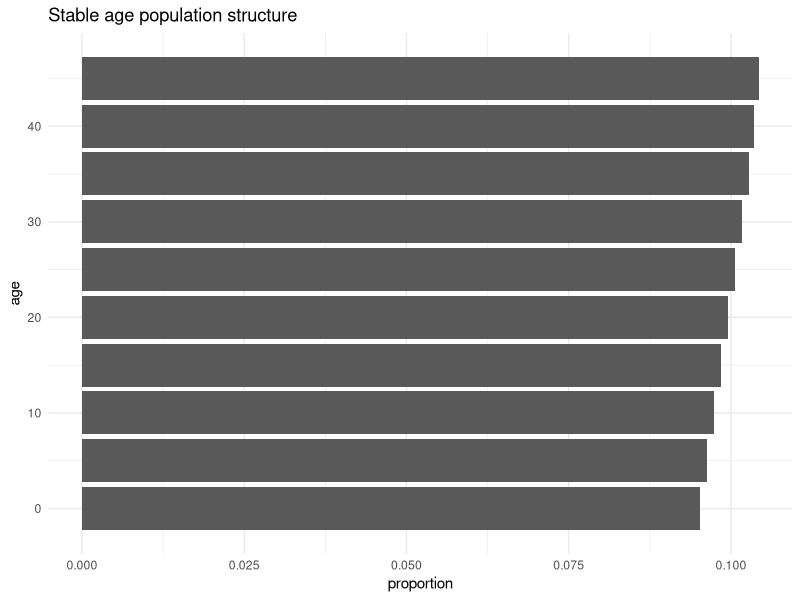
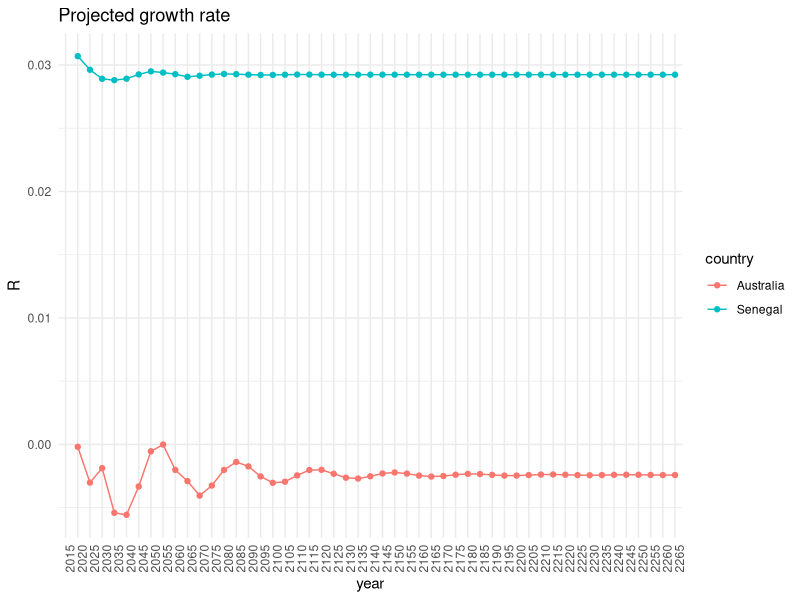
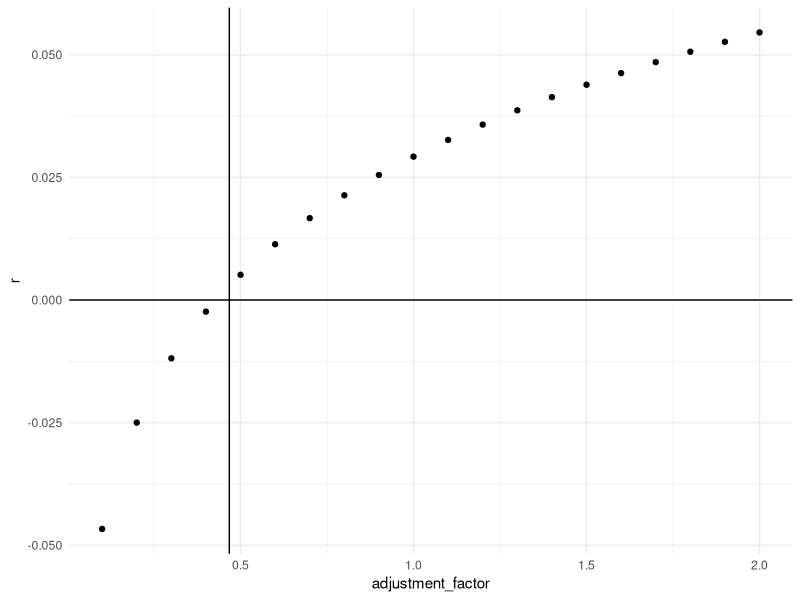
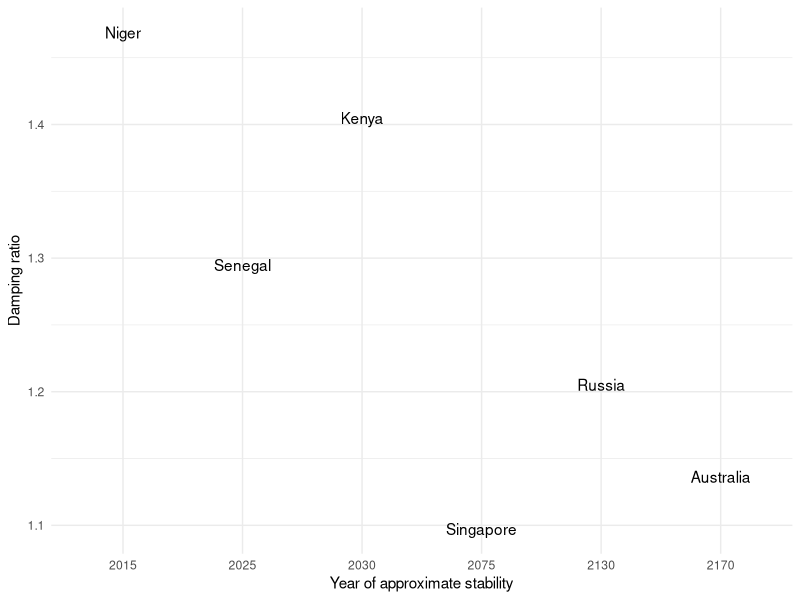

Generate these figures, in order, with R:
## ---- chunk 1
# run this chunk first!
knitr::opts_chunk$set(echo = TRUE)
library(tidyverse)

theme_set(theme_minimal())
## ---- chunk 2
d <- read_csv("../bfdw_projection_data.csv") %>%
  # let's quickly repeat a few calculations that we made in Lab 1
         # change the radix to 1
  mutate(nLx = nLx/10^5, 
         # make fertility rates per woman, instead of per 1000 women
         nFx = nFx/1000) %>%
  group_by(country) %>%
         # calculate the fraction of the population in each age group
  mutate(nCx = nKx/sum(nKx)) %>%
  ungroup()
## ---- chunk 3
## function to define Leslie matrix, based on nLx and nFx values
leslie <- function(nLx,
                   nFx, 
                   n_age_groups=10,
                   ffab = 0.4886){
  L = matrix(0, nrow = n_age_groups, ncol = n_age_groups)
  L[1,] = ffab * nLx[1]*(nFx[1:n_age_groups]+nFx[2:(n_age_groups+1)]*nLx[2:(n_age_groups+1)]/nLx[1:n_age_groups])/2 # top row 
  diag(L[2:n_age_groups,1:(n_age_groups-1)]) = nLx[2:n_age_groups] / nLx[1:(n_age_groups-1)] # subdiagonal
  return(L)
}
## ---- chunk 4
# summarize the code we developed above in a function
project_population <- function(n_age_groups = 10,
                               n_projections = 50,
                               # the starting population
                               initial_pop,
                               # the Leslie matrix
                               L) {
  
  # define population matrix K
  K <- matrix(0, nrow = n_age_groups, ncol = n_projections+1)
  K[,1] <- initial_pop[1:n_age_groups]
  
  # do the projection!
  for(i in 2:(n_projections+1)){
    K[,i] <- L%*%K[,i-1] 
  }
  
  # get K in a form that's easier to ggplot
  # make into a dataframe, name columns as years and add an age column
  Kdf <- as.data.frame(K)
  colnames(Kdf) <- seq(from = 2015, to = (2015+n_projections*5), by = 5)
  Kdf <- cbind(age = seq(from = 0, to = 45, by = 5), Kdf)
  
  # get in long format and then add proportion of population in each age group
  Klong <- Kdf %>% 
    gather(year, population, -age) %>%
    group_by(year) %>%
    mutate(proportion = population/sum(population), 
           age = as.factor(age))
  
  # summarize the projection with total population and growth rate
  tot_pop <- Klong %>% 
    group_by(year) %>%
    summarise(pop = sum(population)) %>%
    # this applies the formula for R that we derived above
    mutate(R = c(NA, log(pop[2:n()]/pop[1:(n()-1)])/5))

  return(list(projection = Klong,
              tot_pop = tot_pop))
}
## ---- chunk 5
LAA <- leslie(nLx = d$nLx[d$country=="Australia"], 
              nFx = d$nFx[d$country=="Australia"])
LAA
## ---- chunk 6
eigen.AA <- eigen(LAA)
eigen.AA
## ---- chunk 7
# minor detail, safe to ignore:
# Re(...) takes the real part of the eigenvalue. We know this eigenvalue will be real,
# but other eigenvalues may be complex, so eigen() gives us a complex number 
r.AA <- log(Re(eigen.AA$values[1]))/5
r.AA
## ---- chunk 8
# minor detail, safe to ignore:
# Re(...) takes the real part of the eigenvector values. We know this eigenvector will have all real entries,
# but other eigenvectors may have complex-valued entries, so the matrix has complex numbers.
k.AA <- Re(eigen.AA$vectors[,1]/sum(eigen.AA$vectors[,1]))
k.AA
## ---- chunk 9
proj_AA <- project_population(initial_pop = d$nKx[d$country == 'Australia'],
                              L =  LAA)
## ---- chunk 10
# compare stable population rate and rate at end of projection period
cbind(stable = r.AA,  proj = proj_AA$tot_pop$R[nrow(proj_AA$tot_pop)])

# compare stable population age distribution and age distribution at end of projection period
cbind(stable = k.AA, proj = proj_AA$projection$proportion[proj_AA$projection$year==(2015+50*5)])

## ---- chunk 11
ages <- seq(0, 45, by = 5)
ggplot(data = data.frame(age = ages, proportion = k.AA), aes(x = age, y = proportion))+
  geom_bar(stat = 'identity')+
  coord_flip()+
  ggtitle("Stable age population structure")
## ---- chunk 12
LSS <- leslie(nLx = d$nLx[d$country=="Senegal"], 
              nFx = d$nFx[d$country=="Senegal"])

proj_SS <- project_population(initial_pop = d$nKx[d$country == 'Senegal'],
                              L =  LSS)

LSS
## ---- chunk 13
eigen.SS <- eigen(LSS)
eigen.SS
## ---- chunk 14
compare_r_trajectory <- bind_rows(tibble(year = proj_AA$tot_pop$year,
                                         R = proj_AA$tot_pop$R,
                                         country = 'Australia',
                                         stable_r = log(Re(eigen.AA$values[1]))/5),
                                  tibble(year = proj_SS$tot_pop$year,
                                         R = proj_SS$tot_pop$R,
                                         country = 'Senegal',
                                         stable_r = log(Re(eigen.SS$values[1]))/5))
compare_r_trajectory
## ---- chunk 15
compare_r_trajectory %>%
  ggplot(aes(x=year, y=R, color=country, group=country)) +
  geom_point() + geom_line() +
  theme(axis.text.x = element_text(angle = 90, hjust = 1))+
  ggtitle("Projected growth rate")
## ---- chunk 16
damping_ratio <- function(eigen.output) {
  return(Re(eigen.output$values[1]) / Mod(eigen.output$values[2]))  
}
rho.AA <- damping_ratio(eigen.AA)
rho.SS <- damping_ratio(eigen.SS)

glue::glue("
           Damping ratio for Australia: {rho.AA}
           Damping ratio for Senegal: {rho.SS}
           ")
## ---- chunk 17

fert_adjustment_factors <- seq(from=0.1, to=2, by=.1) 

adjusted_r <- tibble(adjustment_factor = fert_adjustment_factors,
                     r = NA)

for(i in 1:length(fert_adjustment_factors)) {
  
  kappa <- fert_adjustment_factors[i]

  # Leslie matrix constructed from fertility rates scaled
  # by a factor kappa 
  LSSprime <- leslie(nLx = d$nLx[d$country=="Senegal"], 
                     nFx = kappa * d$nFx[d$country=="Senegal"])
  
  # what is the growth rate for this set of fertility rates?
  LSSprime_r <- log(Re(eigen(LSSprime)$values[1]))/5
  
  adjusted_r[i,'r'] <- LSSprime_r

}

# this plot makes it look like multiplying the fertility rates by about
# 0.4 would produce a stationary population (i.e., instrinsic growth rate r=0)

adjusted_r %>%
  ggplot(.) +
  geom_point(aes(x = adjustment_factor, y=r)) +
  geom_hline(yintercept = 0) +
  geom_vline(xintercept = (1/2.1388976 ))
## ---- chunk 18
# we calculated this in lab 1
nrr_senegal <- 2.1388976 

# set fraction female at birth to be 0.4886
ffab <- 0.4486

LSSprime <- leslie(nLx = d$nLx[d$country=="Senegal"], 
                   nFx = (1/nrr_senegal) * d$nFx[d$country=="Senegal"])

# what is the growth rate for this set of fertility rates?
LSSprime_r <- log(Re(eigen(LSSprime)$values[1]))/5
LSSprime_r
## ---- chunk 19
LKK <- leslie(nLx = d$nLx[d$country=="Kenya"], 
              nFx = d$nFx[d$country=="Kenya"])
LNN <- leslie(nLx = d$nLx[d$country=="Niger"], 
              nFx = d$nFx[d$country=="Niger"])
LRR <- leslie(nLx = d$nLx[d$country=="Russia"], 
              nFx = d$nFx[d$country=="Russia"])
# we already used 'S' for Senegal, so we'll use 'P' for Singapore
LPP <- leslie(nLx = d$nLx[d$country=="Singapore"], 
              nFx = d$nFx[d$country=="Singapore"])

rho.KK <- damping_ratio(eigen(LKK))
rho.NN <- damping_ratio(eigen(LNN))
rho.RR <- damping_ratio(eigen(LRR))
rho.PP <- damping_ratio(eigen(LPP))

glue::glue("
           Damping ratio for Australia: {rho.AA}
           Damping ratio for Senegal:   {rho.SS}
           Damping ratio for Kenya:     {rho.KK}
           Damping ratio for Niger:     {rho.NN}
           Damping ratio for Russia:    {rho.RR}
           Damping ratio for Singapore: {rho.PP}
           ")
## ---- chunk 20
proj_SS <- project_population(initial_pop = d$nKx[d$country == 'Senegal'],
                              L =  LSS)
proj_KK <- project_population(initial_pop = d$nKx[d$country == 'Kenya'],
                              L =  LKK)
proj_NN <- project_population(initial_pop = d$nKx[d$country == 'Niger'],
                              L =  LNN)
proj_RR <- project_population(initial_pop = d$nKx[d$country == 'Russia'],
                              L =  LRR)
proj_PP <- project_population(initial_pop = d$nKx[d$country == 'Singapore'],
                              L =  LPP)
## ---- chunk 21
r_away_from_stable <- function(initial_pop,
                               L,
                               # we'll use a tolerance of 5 percent
                               tol=0.05) {
  
  
  proj <- project_population(initial_pop=initial_pop, 
                             L=L)
  eigen_out <- eigen(L)
  
  # this assumes a time-step of 5 years
  stable_r <- log(Re(eigen_out$values[1]))/5
  
  # for each time step, calculate whether or not we are within tolerance of stable intrinsic growth rate
  res <- proj$tot_pop %>% 
    mutate(unstable = as.numeric(abs((R - stable_r)/stable_r) >= tol))
  
  # figure out the last year away from stability
  last_unstable_idx <- ifelse(all(res$unstable[-1] == 0),
                              0,
                              max(which(res$unstable == 1)))
  
  stable_yr <- ifelse(last_unstable_idx < nrow(proj$tot_pop),
                      proj$tot_pop$year[last_unstable_idx + 1],
                      NA_real_)
  
  return(stable_yr)
}

r_away_from_stable(d$nKx[d$country == 'Niger'], LNN)
## ---- chunk 22
stableyr.AA <- r_away_from_stable(d$nKx[d$country == 'Australia'], LAA)
stableyr.SS <- r_away_from_stable(d$nKx[d$country == 'Senegal'], LSS)
stableyr.KK <- r_away_from_stable(d$nKx[d$country == 'Kenya'], LKK)
stableyr.NN <- r_away_from_stable(d$nKx[d$country == 'Niger'], LNN)
stableyr.RR <- r_away_from_stable(d$nKx[d$country == 'Russia'],LRR)
stableyr.PP <- r_away_from_stable(d$nKx[d$country == 'Singapore'],LPP)

glue::glue("
           Stable year for Australia: {stableyr.AA}
           Stable year for Senegal:   {stableyr.SS}
           Stable year for Kenya:     {stableyr.KK}
           Stable year for Niger:     {stableyr.NN}
           Stable year for Russia:    {stableyr.RR}
           Stable year for Singapore: {stableyr.PP}
           ")
## ---- chunk 23
compare_damping <-
  tribble(~ country, ~ damping_ratio, ~ stable_yr,
          'Australia', rho.AA, stableyr.AA,
          'Senegal', rho.SS, stableyr.SS,
          'Kenya', rho.KK, stableyr.KK,
          'Niger', rho.NN, stableyr.NN,
          'Russia', rho.RR, stableyr.RR,
          'Singapore', rho.PP, stableyr.PP)

compare_damping %>%
  ggplot(.) +
  geom_text(aes(x= stable_yr, y=damping_ratio, label=country)) +
  xlab("Year of approximate stability") +
  ylab("Damping ratio")
